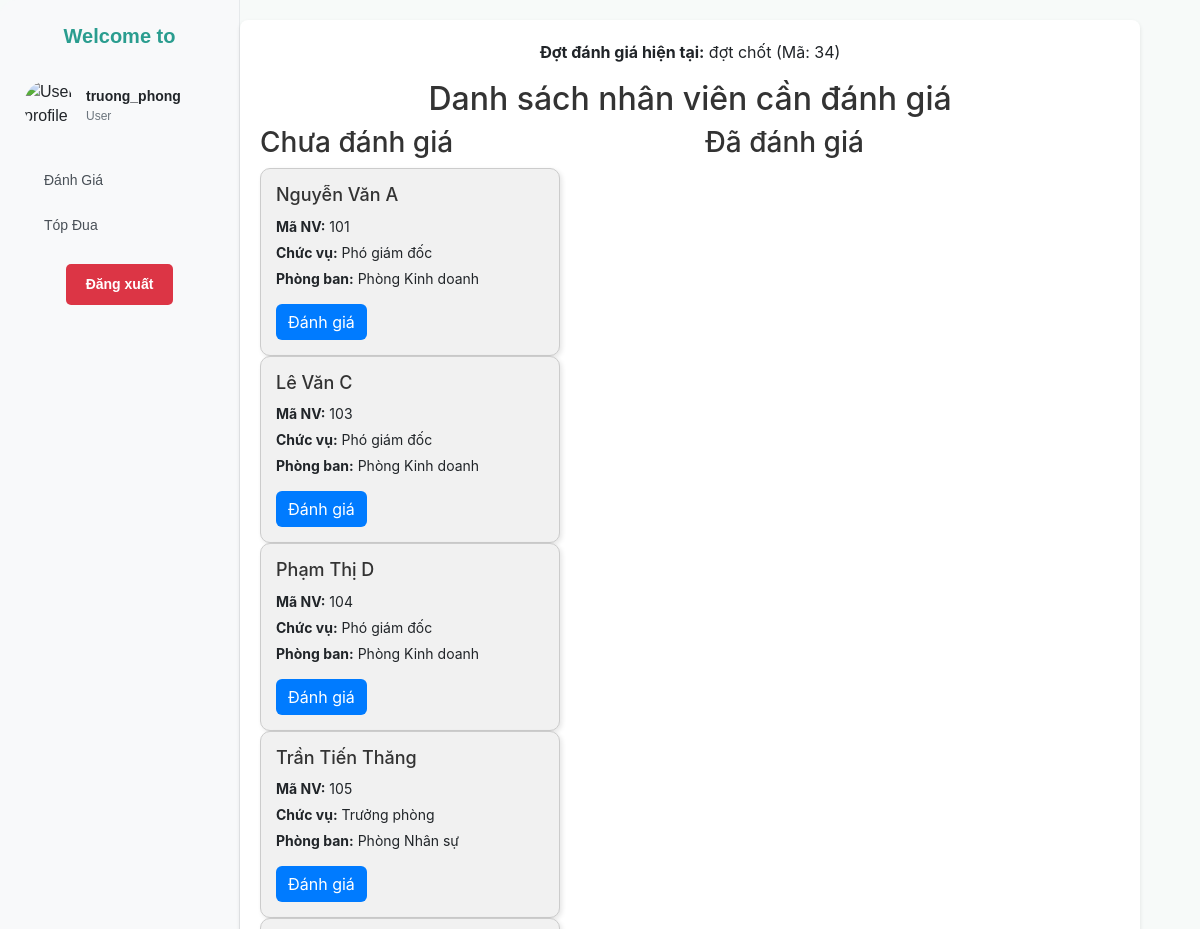
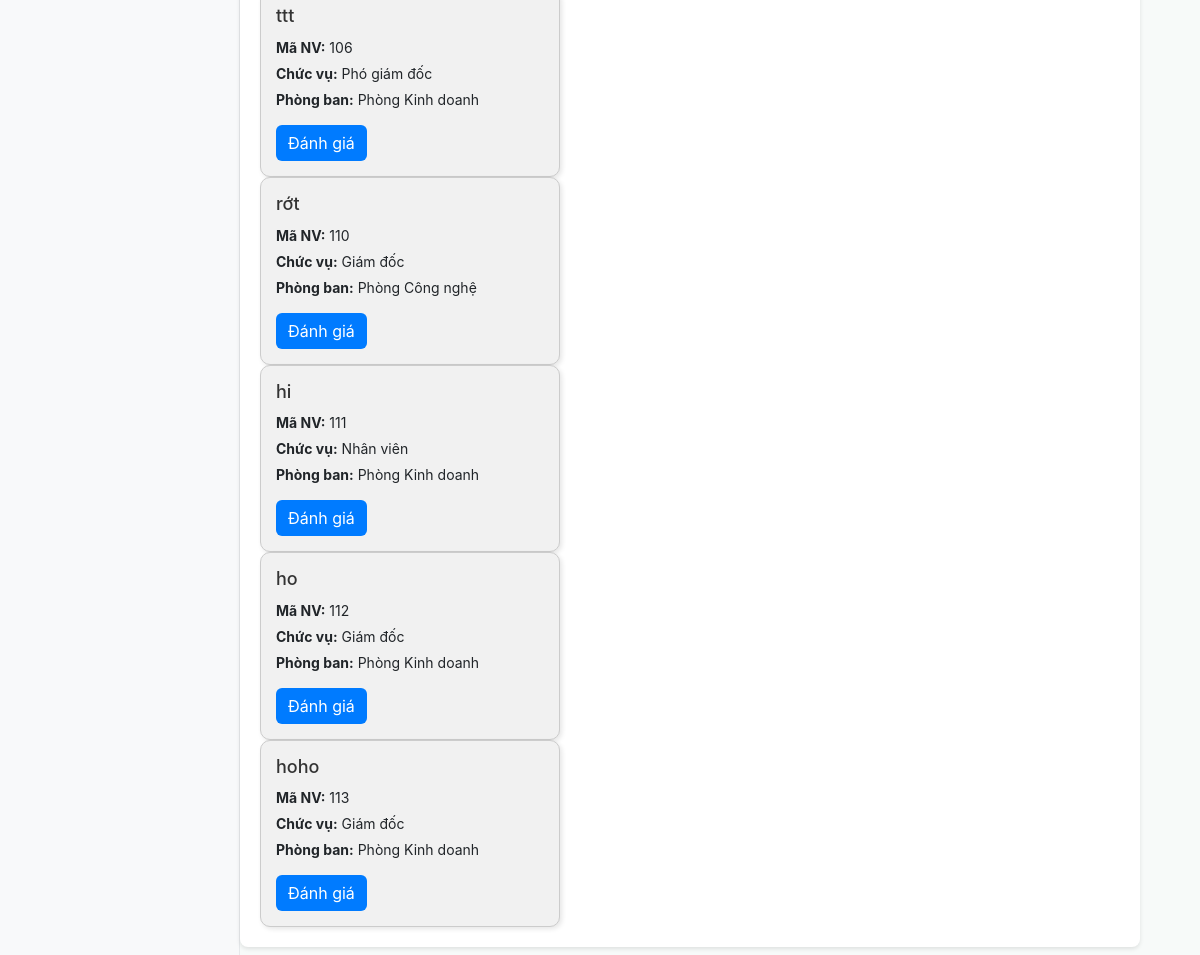
Screenshot of /app/view/trang_danh_gia.php (signed in) with the database file from the repository (2 pictures, top to bottom).
### tables this page shows
CREATE TABLE `dot_danh_gia` (
  `ma_dot` int(11) NOT NULL,
  `ten_dot` varchar(100) NOT NULL,
  `thoi_gian_bat_dau` datetime DEFAULT NULL,
  `thoi_gian_ket_thuc` datetime DEFAULT NULL,
  `trang_thai` enum('Dang Dien Ra','Da Ket Thuc','Chua Bat Dau') DEFAULT 'Dang Dien Ra'
);

CREATE TABLE `nhan_vien` (
  `ma_nhan_vien` int(11) NOT NULL,
  `ho_ten` varchar(100) NOT NULL,
  `chuc_vu_id` int(11) DEFAULT NULL,
  `phong_ban_id` int(11) DEFAULT NULL
);

CREATE TABLE `chuc_vu` (
  `ma_chuc_vu` int(11) NOT NULL,
  `ten_chuc_vu` varchar(50) NOT NULL
);

CREATE TABLE `phong_ban` (
  `ma_phong_ban` int(11) NOT NULL,
  `ten_phong_ban` varchar(100) NOT NULL
);

### app/view/trang_danh_gia.php (the view, shortened to what this page needs)
<?php
include '../../config/db.php';
$user_id = $_SESSION['user']['ma_nhan_vien'];
$sql_dot = "SELECT ma_dot, ten_dot FROM dot_danh_gia WHERE trang_thai = 'Dang Dien Ra' LIMIT 1";
$dot_stmt = $conn->prepare($sql_dot);
$dot_stmt->execute();
$dot_info = $dot_stmt->fetch(PDO::FETCH_ASSOC);
$ma_dot = $dot_info['ma_dot'] ?? 'Không có';
$ten_dot = $dot_info['ten_dot'] ?? 'Không xác định';
$sql = "
    SELECT nv.ma_nhan_vien, nv.ho_ten, cv.ten_chuc_vu, pb.ten_phong_ban,
           (SELECT COUNT(*)
            FROM danh_gia dg
            WHERE dg.nguoi_duoc_danh_gia = nv.ma_nhan_vien
              AND dg.nguoi_danh_gia = :user_id
              AND dg.ma_dot = :ma_dot) AS da_danh_gia
    FROM nhan_vien nv
    JOIN chuc_vu cv ON nv.chuc_vu_id = cv.ma_chuc_vu
    JOIN phong_ban pb ON nv.phong_ban_id = pb.ma_phong_ban
    WHERE nv.ma_nhan_vien != :user_id
";
$stmt = $conn->prepare($sql);
$stmt->bindParam(':user_id', $user_id);
$stmt->bindParam(':ma_dot', $ma_dot);
$stmt->execute();
$result = $stmt->fetchAll(PDO::FETCH_ASSOC);
$da_danh_gia = [];
$chua_danh_gia = [];
foreach ($result as $nv) {
    if ($nv['da_danh_gia'] > 0) {
        $da_danh_gia[] = $nv;
    } else {
        $chua_danh_gia[] = $nv;
    }
}
?>
<!DOCTYPE html>
<html lang="vi">
<head>
    <link rel="stylesheet" href="https://cdn.jsdelivr.net/npm/bootstrap@5.3.0/dist/css/bootstrap.min.css">
</head>
<body>
    <div class="container">
        <?php include './sidebar.php'; ?>
        <main class="main-content">
            <p><strong>Đợt đánh giá hiện tại:</strong> <?= htmlspecialchars($ten_dot) ?> (Mã: <?= htmlspecialchars($ma_dot) ?>)</p>
            <h2>Danh sách nhân viên cần đánh giá</h2>
            <div class="nhan-vien-container">
                <div class="cot">
                    <h3>Chưa đánh giá</h3>
                    <?php foreach ($chua_danh_gia as $row): ?>
                        <div class="nhan-vien-box">
                            <h4><?= htmlspecialchars($row['ho_ten']) ?></h4>
                            <p><strong>Mã NV:</strong> <?= htmlspecialchars($row['ma_nhan_vien']) ?></p>
                            <p><strong>Chức vụ:</strong> <?= htmlspecialchars($row['ten_chuc_vu']) ?></p>
                            <p><strong>Phòng ban:</strong> <?= htmlspecialchars($row['ten_phong_ban']) ?></p>
                            <button onclick="hienForm(<?= $row['ma_nhan_vien'] ?>, '<?= htmlspecialchars($row['ho_ten'], ENT_QUOTES) ?>')">Đánh giá</button>
                        </div>
                    <?php endforeach; ?>
                </div>
                <div class="cot">
                    <h3>Đã đánh giá</h3>
                </div>
            </div>
        </main>
    </div>
</body>
</html>

### app/view/trang_danh_gia.php (style rules this page uses)
body { font-family: 'Inter', sans-serif; margin: 0; min-height: 100vh; display: flex; flex-direction: column; background-color: #f7faf9; }
.container { display: flex; flex: 1; width: 100%; margin: 0; padding: 0; }
.main-content { flex: 1; background-color: #ffffff; padding: 20px; display: flex; flex-direction: column; justify-content: flex-start; align-items: center; box-shadow: 0 2px 4px rgba(0, 0, 0, 0.1); border-radius: 8px; margin: 20px auto; max-width: 1200px; }
.nhan-vien-container { display: flex; gap: 30px; justify-content: space-between; width: 100%; }
.cot { flex: 1; }
.nhan-vien-box { border: 1px solid #ccc; border-radius: 10px; padding: 15px; background-color: #f1f1f1; width: 100%; max-width: 300px; box-shadow: 2px 2px 5px rgba(0, 0, 0, 0.1); transition: transform 0.2s ease; }
.nhan-vien-box h4 { margin: 0 0 10px; font-size: 18px; color: #333; }
.nhan-vien-box p { margin: 5px 0; font-size: 14px; }
.nhan-vien-box button { margin-top: 10px; padding: 6px 12px; background-color: #007bff; color: white; border: none; border-radius: 6px; cursor: pointer; }
h2, h3 { color: #333; }

### rows the page displays
dot_danh_gia: ten_dot "đợt chốt", ma_dot "34"
nhan_vien: ho_ten "Nguyễn Văn A", ma_nhan_vien "101", chuc_vu.ten_chuc_vu "Phó giám đốc", phong_ban.ten_phong_ban "Phòng Kinh doanh"
nhan_vien: ho_ten "Lê Văn C", ma_nhan_vien "103", chuc_vu.ten_chuc_vu "Phó giám đốc", phong_ban.ten_phong_ban "Phòng Kinh doanh"
nhan_vien: ho_ten "Phạm Thị D", ma_nhan_vien "104", chuc_vu.ten_chuc_vu "Phó giám đốc", phong_ban.ten_phong_ban "Phòng Kinh doanh"
nhan_vien: ho_ten "Trần Tiến Thăng", ma_nhan_vien "105", chuc_vu.ten_chuc_vu "Trưởng phòng", phong_ban.ten_phong_ban "Phòng Nhân sự"
nhan_vien: ho_ten "ttt", ma_nhan_vien "106", chuc_vu.ten_chuc_vu "Phó giám đốc", phong_ban.ten_phong_ban "Phòng Kinh doanh"
nhan_vien: ho_ten "rớt", ma_nhan_vien "110", chuc_vu.ten_chuc_vu "Giám đốc", phong_ban.ten_phong_ban "Phòng Công nghệ"
nhan_vien: ho_ten "hi", ma_nhan_vien "111", chuc_vu.ten_chuc_vu "Nhân viên", phong_ban.ten_phong_ban "Phòng Kinh doanh"
nhan_vien: ho_ten "ho", ma_nhan_vien "112", chuc_vu.ten_chuc_vu "Giám đốc", phong_ban.ten_phong_ban "Phòng Kinh doanh"
nhan_vien: ho_ten "hoho", ma_nhan_vien "113", chuc_vu.ten_chuc_vu "Giám đốc", phong_ban.ten_phong_ban "Phòng Kinh doanh"

### other values shown
$_SESSION['user']['ten_dang_nhap'] "truong_phong"
$_SESSION['user']['quyen'] "User"
